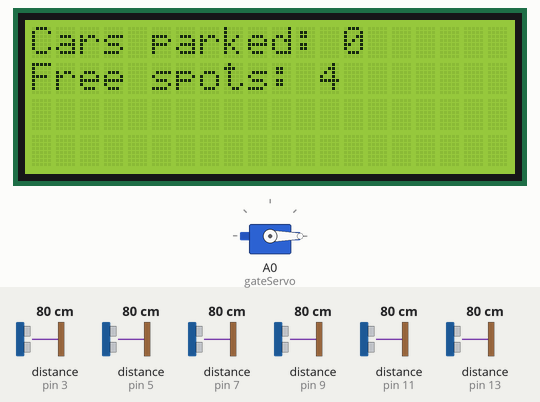
Simulated run of this sketch. Board: Arduino Uno, built with avr-gcc and run on an emulated ATmega328P. Shown: servo, 20×4 character LCD. Wiring (inferred from the names in the program): 6 × ultrasonic range finder: trigger pin 2, echo pin 3 / trigger pin 4, echo pin 5 / trigger pin 6, echo pin 7 / trigger pin 8, echo pin 9 / trigger pin 10, echo pin 11 / trigger pin 12, echo pin 13. The inputs (shaded band) are chosen by the test bench; at power-on: distance to the obstacle (sensors on pin 11, pin 3, pin 5, pin 7, pin 9, pin 13) 80 cm. The echo pulse lasts 58.3 µs per cm; what the sketch prints to the serial monitor is not drawn.

Above: at 2.2 s.
2.3 s: distance to the obstacle (sensor on pin 11) set to 12 cm
3.9 s: distance to the obstacle (sensor on pin 11) set to 9 cm
At 5.1 s:
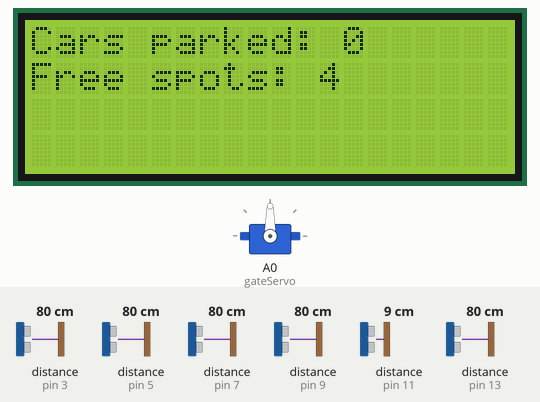
5.8 s: distance to the obstacle (sensor on pin 3) set to 2 cm
At 8.3 s:
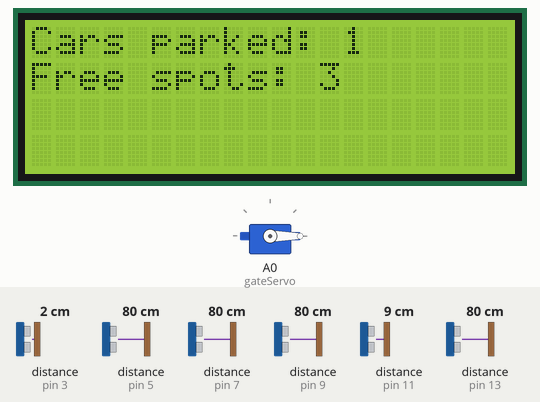
8.9 s: distance to the obstacle (sensor on pin 5) set to 2 cm
At 10.4 s:
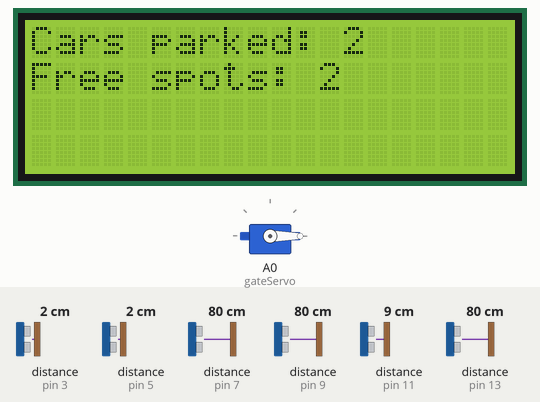
10.9 s: distance to the obstacle (sensor on pin 7) set to 2 cm
At 12.1 s:
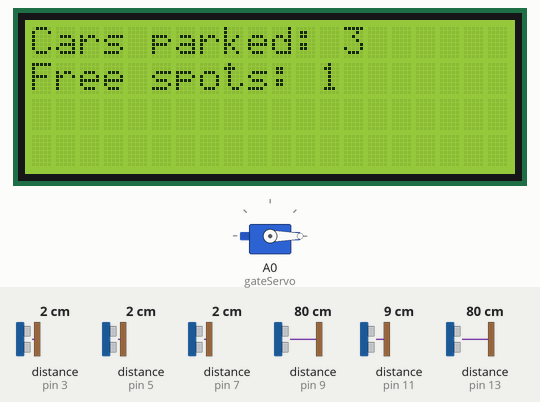
12.5 s: distance to the obstacle (sensor on pin 9) set to 2 cm
At 13.3 s:
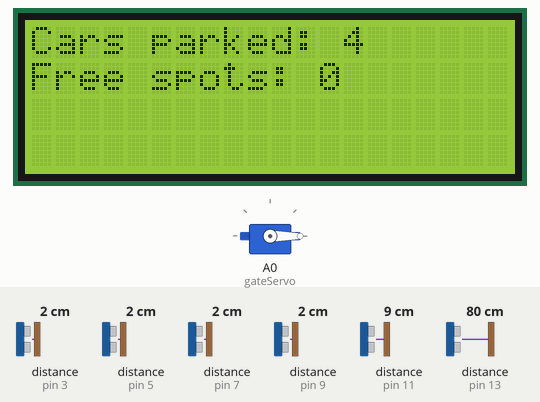
Timing chart, 0 to 15.1 s (numbered marks = the images above; inputs shaded):
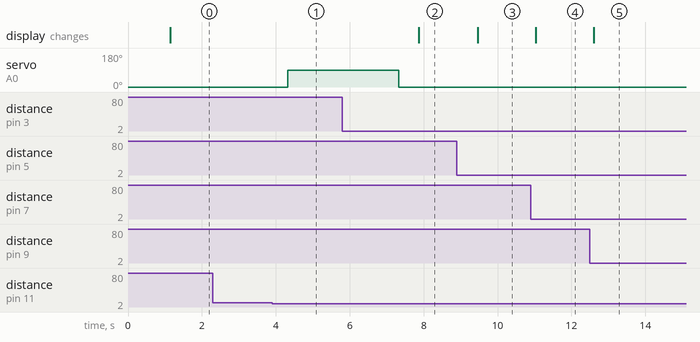

The sketch:

smart_parking.ino
```cpp
/*
 * Smart Parking - Arduino edge node
 * ---------------------------------
 * - Reads 4x HC-SR04 ultrasonic sensors (one per parking spot)
 * - Opens a servo gate (SG90 on A0) for 3 s when a car is at the entry or exit sensor
 * - Shows "Cars parked / Free spots" on a 20x4 I2C LCD (address 0x27)
 * - Sends spot occupancy to the Raspberry Pi over USB serial, 9600 baud,
 *   every ~500 ms in the format:  P:1,0,1,0   (1 = occupied, 0 = free)
 *
 * Pins: spot trig/echo = 2/3, 4/5, 6/7, 8/9 | gate entry 10/11 | gate exit 12/13 | servo A0 | LCD SDA/SCL
 */

#include <Wire.h>
#include <LiquidCrystal_I2C.h>
#include <Servo.h>

LiquidCrystal_I2C lcd(0x27, 20, 4);

const int trigPins[4] = {2, 4, 6, 8};
const int echoPins[4] = {3, 5, 7, 9};
bool parkingStatus[4] = {false, false, false, false};
const int threshold = 14;

const int gateEntryTrig = 10;
const int gateEntryEcho = 11;
const int gateExitTrig  = 12;
const int gateExitEcho  = 13;
const int gateThreshold = 10;

Servo gateServo;
int gateOpen = 90;
int gateClosed = 0;

bool entryTriggered = false;
bool exitTriggered = false;

int lastCarCount = -1;

void setup() {
  Serial.begin(9600);

  for (int i = 0; i < 4; i++) {
    pinMode(trigPins[i], OUTPUT);
    pinMode(echoPins[i], INPUT);
  }

  pinMode(gateEntryTrig, OUTPUT);
  pinMode(gateEntryEcho, INPUT);
  pinMode(gateExitTrig, OUTPUT);
  pinMode(gateExitEcho, INPUT);

  gateServo.attach(A0);
  gateServo.write(gateClosed);

  lcd.begin();
  lcd.backlight();
  lcd.clear();
  lcd.setCursor(0, 0);
  lcd.print("Smart Parking");
  lcd.setCursor(0, 1);
  lcd.print("Init...");
  delay(1000);
}

long getDistance(int trigPin, int echoPin) {
  digitalWrite(trigPin, LOW);
  delayMicroseconds(2);
  digitalWrite(trigPin, HIGH);
  delayMicroseconds(10);
  digitalWrite(trigPin, LOW);
  long duration = pulseIn(echoPin, HIGH, 30000);
  if (duration == 0) return 999;
  long distance = duration * 0.034 / 2;
  return distance;
}

void openGate() {
  gateServo.write(gateOpen);
  delay(3000);
  gateServo.write(gateClosed);
}

void updateLCD(int carCount) {
  if (carCount == lastCarCount) return;
  lastCarCount = carCount;
  int freeSpots = 4 - carCount;

  lcd.clear();
  lcd.setCursor(0, 0);
  lcd.print("Cars parked: ");
  lcd.print(carCount);
  lcd.setCursor(0, 1);
  lcd.print("Free spots: ");
  lcd.print(freeSpots);
}

void loop() {
  for (int i = 0; i < 4; i++) {
    long d = getDistance(trigPins[i], echoPins[i]);
    parkingStatus[i] = (d < threshold);
  }

  int carCount = 0;
  for (int i = 0; i < 4; i++) {
    if (parkingStatus[i]) carCount++;
  }
  updateLCD(carCount);

  long entryDist = getDistance(gateEntryTrig, gateEntryEcho);
  long exitDist  = getDistance(gateExitTrig, gateExitEcho);

  if (entryDist < gateThreshold && !entryTriggered) {
    openGate();
    entryTriggered = true;
  } else if (entryDist >= gateThreshold + 5) {
    entryTriggered = false;
  }

  if (exitDist < gateThreshold && !exitTriggered) {
    openGate();
    exitTriggered = true;
  } else if (exitDist >= gateThreshold + 5) {
    exitTriggered = false;
  }

  Serial.print("P:");
  for (int i = 0; i < 4; i++) {
    Serial.print(parkingStatus[i] ? 1 : 0);
    if (i < 3) Serial.print(",");
  }
  Serial.println();
  delay(500);
}
```

Measured:
- the behaviour switches between 11 and 10 cm on distance to the obstacle (sensor on pin 11) (found by bisection; images 0 and 1)
- after the input at 2.3 s, every drawn part: stays the same
- after the input at 3.9 s, servo on A0 (gateServo): 0° → 90° after 0.42 s
- after the input at 5.8 s, the display: changes after 2.1 s (image 2)
- after the input at 8.9 s, the display: changes after 0.56 s (image 3)
- after the input at 10.9 s, the display: changes after 0.14 s (image 4)
- after the input at 12.5 s, the display: changes after 0.10 s (image 5)
